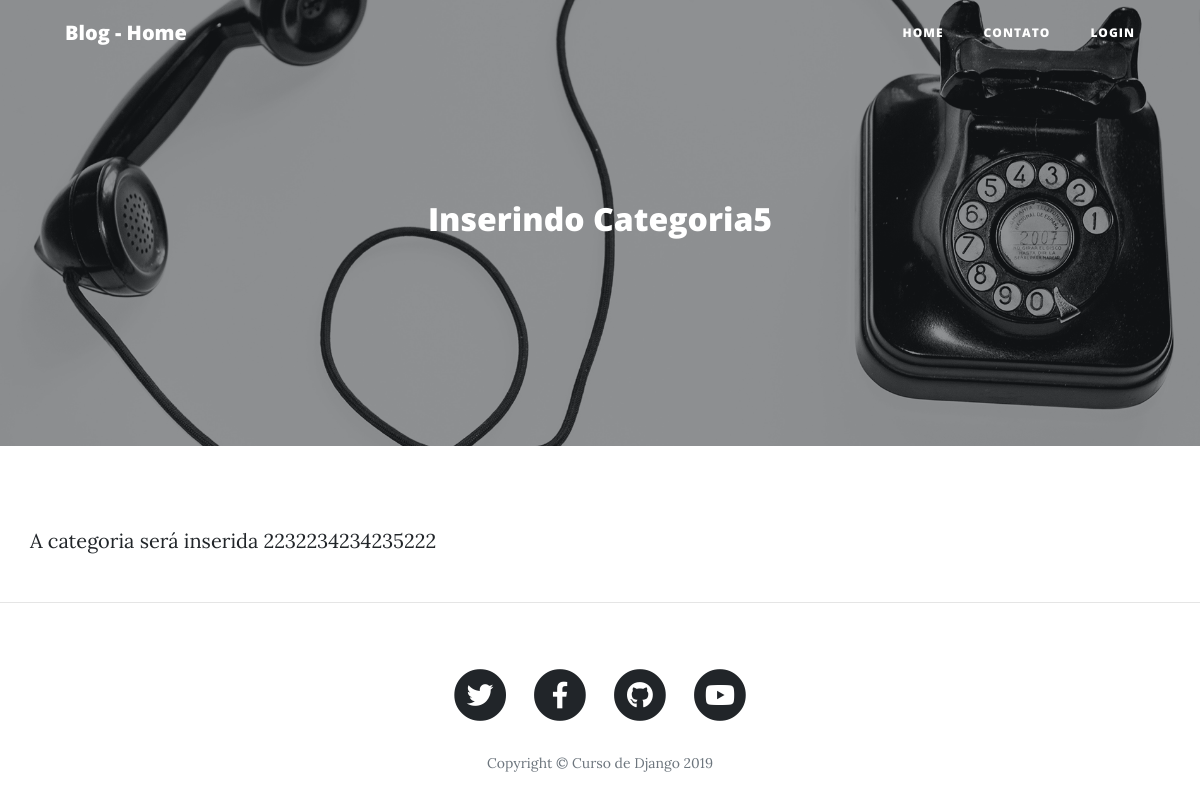
Page /post/inserindo-categoria/ on the committed database.
### blog/models.py (models this page shows, shortened)
class Post(models.Model):
    STATUS = (
        ("rascunho", "Rascunho"),
        ("publicado", "Publicado")
        )
    titulo = models.CharField(max_length=250, verbose_name="Título")
    slug = models.SlugField(max_length=250)
    autor = models.ForeignKey(User, on_delete=models.CASCADE)
    conteudo = RichTextField(verbose_name="Conteúdo")
    publicado = models.DateTimeField(default=timezone.now)
    criado = models.DateTimeField(auto_now_add=True)
    alterado = models.DateTimeField(auto_now=True)
    status = models.CharField(max_length=10,
                            choices = STATUS, default="rascunho"
    )
    categoria = models.ManyToManyField(Category, related_name='get_posts' )
    imagem = models.ImageField(upload_to="blog", blank=True, null=True)
    objects = models.Manager()
    published = PublishedManager()
    class Meta:
        ordering= ("-publicado", )

### blog/views.py (the view)
# urls.py: path('post/<slug:slug>/', views.BlogDetailView.as_view(), name="post_detail"),
class BlogDetailView(DetailView):
    model = Post
    template_name = 'blog/post_detail.html'
    context_object_name = 'post_detail'

### social/processors.py (called while the page is built)
def cxt_social(request):
    cxt_dict = {}
    links = Link.objects.all()
    for link in links:
        cxt_dict[link.chave] = link.url
    return cxt_dict

### blog/templates/blog/post_detail.html (shortened to what this page needs)
{% extends 'base.html' %}
{% load static %}
{% block header %}
{% if object.imagem %}
<header class="masthead" style="background-image: url({{object.imagem.url}})">
{% else %}
<header class="masthead" style="background-image: url({% static 'img/home-bg.jpg' %})">
{% endif %}
  <div class="overlay"></div>
  <div class="container">
    <div class="row">
      <div class="col-lg-8 col-md-10 mx-auto">
        <div class="site-heading">
            <h2>{{ post_detail.titulo }}</h2>
        </div>
      </div>
    </div>
  </div>
</header>
{% endblock header %}
{% block content %}
    <div class="post-entry">
        <p>{{ post_detail.conteudo|safe}} </p>
    </div>
{% endblock content %}

### rows in the picture
Post: imagem (picture), titulo "Inserindo Categoria5", conteudo "A categoria será inserida 2232234234235222"
